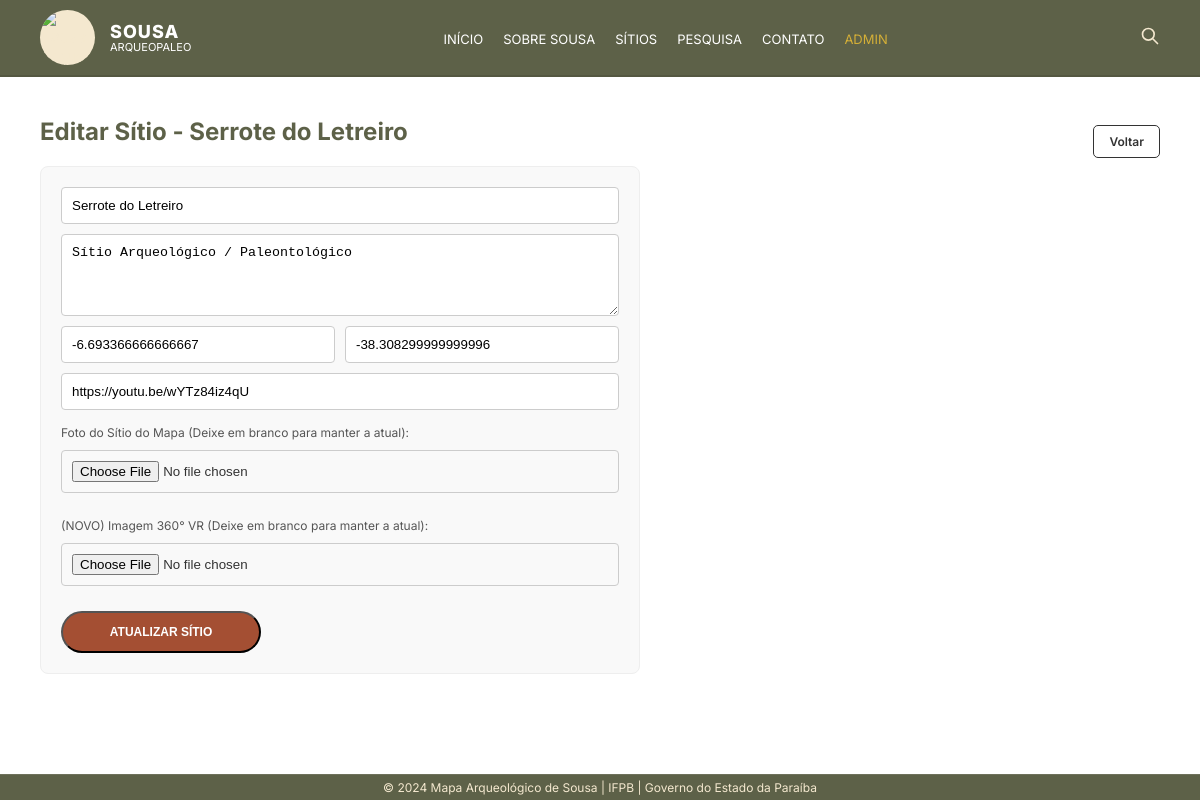
The app's page /admin/site/edit/24 (signed in), older data.
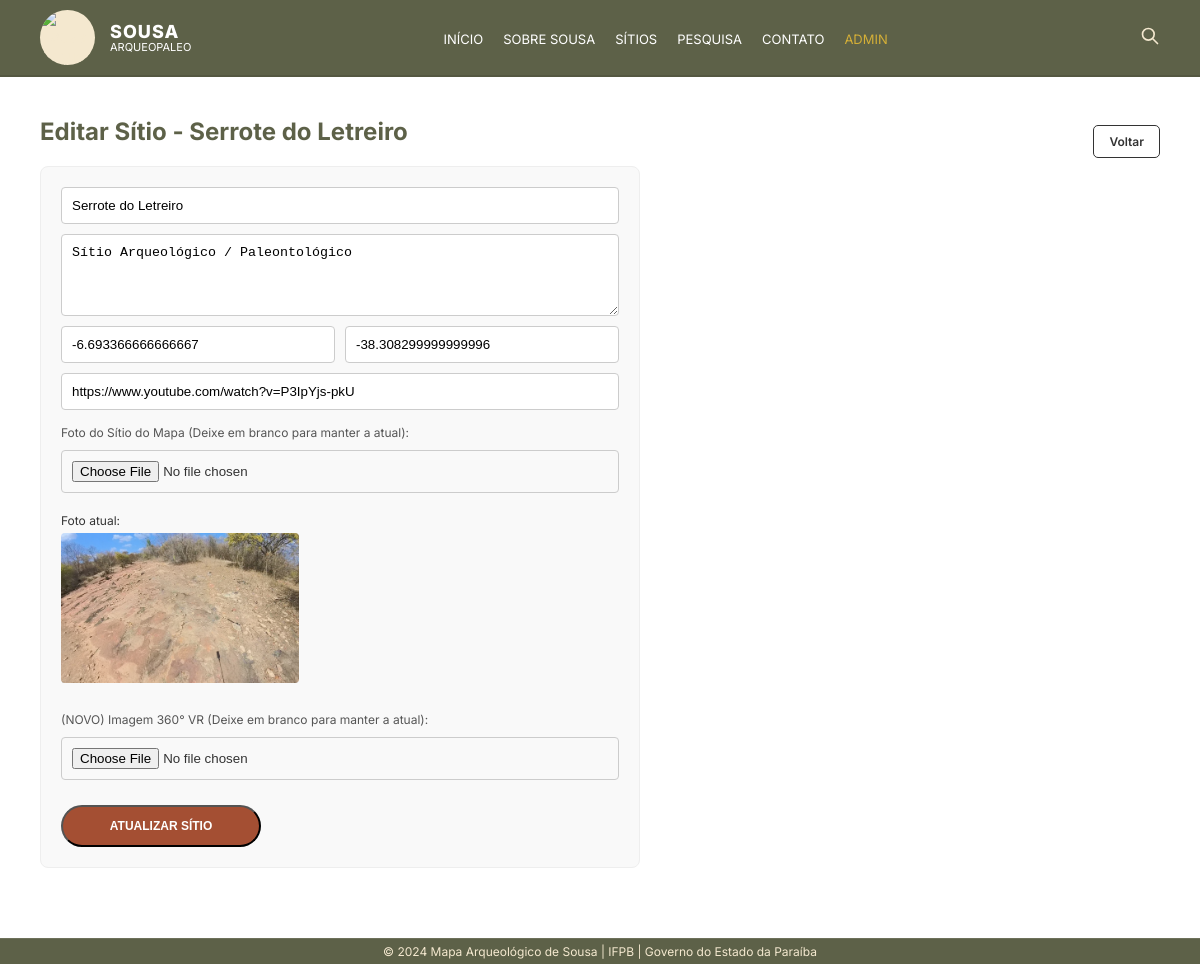
The same page, newer data.
### models.py (models this page shows)
class Site(db.Model):
    id = db.Column(db.Integer, primary_key=True)
    name = db.Column(db.String(200), nullable=False)
    description = db.Column(db.Text, nullable=True)
    latitude = db.Column(db.Float, nullable=False)
    longitude = db.Column(db.Float, nullable=False)
    youtube_url = db.Column(db.String(500), nullable=True)
    photo_filename = db.Column(db.String(255), nullable=True)
    image_vr_filename = db.Column(db.String(255), nullable=True)

### app.py (the view, shortened to what this page needs)
@app.route('/admin/site/edit/<int:id>', methods=['GET', 'POST'])
@login_required
def edit_site(id):
    site = Site.query.get_or_404(id)
    return render_template('edit_site.html', site=site)

### app.py (called while the page is built)
@login_manager.user_loader
def load_user(user_id):
    return User.query.get(int(user_id))

### templates/edit_site.html (shortened to what this page needs)
{% extends "base.html" %}
{% block content %}
<div class="admin-container">
    <div style="display:flex; justify-content:space-between; align-items:center;">
        <h2>Editar Sítio - {{ site.name }}</h2>
        <a href="{{ url_for('admin_dashboard') }}" class="btn-secondary" style="border: 1px solid #333;">Voltar</a>
    </div>
    <form class="admin-form" method="POST" action="{{ url_for('edit_site', id=site.id) }}" enctype="multipart/form-data" style="background:#f9f9f9; padding:20px; border-radius:8px; border:1px solid #eee;">
        <input type="text" name="name" value="{{ site.name }}" required>
        <textarea name="description" rows="4">{{ site.description or '' }}</textarea>
        <div style="display:flex; gap:10px;">
            <input type="number" step="any" name="latitude" value="{{ site.latitude }}" required style="flex:1;">
            <input type="number" step="any" name="longitude" value="{{ site.longitude }}" required style="flex:1;">
        </div>
        <input type="url" name="youtube_url" value="{{ site.youtube_url or '' }}" placeholder="URL do Vídeo no Youtube">
        <label style="font-size:12px; margin-top:5px; color:#555;">Foto do Sítio do Mapa (Deixe em branco para manter a atual):</label>
        <input type="file" name="photo" accept="image/*">
        {% if site.photo_filename %}
        <div style="margin-top: 10px;">
            <p style="font-size:12px; margin-bottom: 5px;">Foto atual:</p>
            <img src="{{ url_for('static', filename='uploads/' + site.photo_filename) }}" style="max-height: 150px; border-radius:4px;">
        </div>
        {% endif %}
        <label style="font-size:12px; margin-top:15px; color:#555;">(NOVO) Imagem 360° VR (Deixe em branco para manter a atual):</label>
        <input type="file" name="photo_vr" accept="image/*">
        <button type="submit" class="btn-primary" style="cursor:pointer; width:200px; margin-top:15px;">ATUALIZAR SÍTIO</button>
    </form>
</div>
{% endblock %}

### templates/base.html (shortened to what this page needs)
<!DOCTYPE html>
<html lang="pt-br">
<head>
    <link rel="stylesheet" href="https://unpkg.com/leaflet@1.9.4/dist/leaflet.css" />
    <link rel="stylesheet" href="{{ url_for('static', filename='css/style.css') }}">
</head>
<body>
    <header class="main-header">
        <div class="logo">
            <img src="{{ url_for('static', filename='img/logo.png') }}" class="logo-image" alt="Sousa Arqueopaleo Logo">
            <div class="logo-text">
                <h1>SOUSA</h1>
                <small>ARQUEOPALEO</small>
            </div>
        </div>
        <nav class="main-nav">
            <ul>
                <li><a href="{{ url_for('index') }}">INÍCIO</a></li>
                <li><a href="#">SOBRE SOUSA</a></li>
                <li><a href="#">SÍTIOS</a></li>
                <li><a href="#">PESQUISA</a></li>
                <li><a href="#">CONTATO</a></li>
                {% if current_user.is_authenticated %}
                <li><a href="{{ url_for('admin_dashboard') }}" style="color:#d4af37">ADMIN</a></li>
                {% endif %}
            </ul>
        </nav>
        <div class="search-icon">
            <svg width="20" height="20" fill="none" stroke="currentColor" stroke-width="2" viewBox="0 0 24 24"
                xmlns="http://www.w3.org/2000/svg">
                <path stroke-linecap="round" stroke-linejoin="round" d="M21 21l-6-6m2-5a7 7 0 11-14 0 7 7 0 0114 0z">
                </path>
            </svg>
        </div>
    </header>
    <main class="main-content">
        {% block content %}{% endblock %}
    </main>
    <footer class="main-footer">
        <p>© 2024 Mapa Arqueológico de Sousa | IFPB | Governo do Estado da Paraíba</p>
    </footer>
</body>
</html>

### static/css/style.css (style rules this page uses)
:root { --primary-color: #5d6148; --header-bg: #5d6148; --text-color: #f4e8cf; --highlight: #d1b88a; --card-bg: rgba(69, 73, 53, 0.95); --btn-color: #a44f33; --btn-hover: #b95d3e; }
* { box-sizing: border-box; margin: 0; padding: 0; }
body, html { height: 100%; font-family: 'Inter', sans-serif; background-color: var(--header-bg); color: var(--text-color); }
body { display: flex; flex-direction: column; }
.main-header { display: flex; justify-content: space-between; align-items: center; padding: 10px 40px; background-color: var(--header-bg); border-bottom: 2px solid rgba(0, 0, 0, 0.1); z-index: 1000; }
.logo { display: flex; align-items: center; gap: 15px; }
.logo-image { width: 55px; height: 55px; border-radius: 50%; object-fit: contain; background-color: var(--text-color); }
.logo-text h1 { font-size: 18px; font-weight: 800; letter-spacing: 1px; color: #fff; }
.logo-text small { font-size: 11px; font-weight: 400; color: #fff; display: block; margin-top: -2px; }
.main-nav ul { list-style: none; display: flex; gap: 20px; }
.main-nav a { text-decoration: none; color: #fff; font-weight: 400; font-size: 13px; transition: color 0.2s; }
.main-content { flex: 1; position: relative; display: flex; }
.btn-primary { display: block; background: var(--btn-color); color: #fff !important; text-align: center; padding: 12px 15px; text-decoration: none; border-radius: 25px; font-weight: 800; font-size: 12px; transition: background 0.3s, color 0.3s; width: 100%; }
.btn-secondary { display: inline-block; background: #fff; color: #333; text-align: center; padding: 8px 15px; text-decoration: none; border-radius: 5px; font-weight: 600; font-size: 12px; transition: background 0.3s; }
.main-footer { background: var(--header-bg); padding: 5px 20px; text-align: center; font-size: 12px; border-top: 1px solid rgba(255, 255, 255, 0.1); z-index: 1000; }
.admin-container { padding: 40px; background: #fff; color: #333; flex: 1; overflow-y: auto; }
.admin-container h2 { color: var(--header-bg); margin-bottom: 20px; }
.admin-form { display: flex; flex-direction: column; gap: 10px; max-width: 600px; margin-bottom: 30px; }
.admin-form input, .admin-form textarea { padding: 10px; border: 1px solid #ccc; border-radius: 4px; }

Row changes from the older to the newer data that the page shows:
changed Site "Serrote do Letreiro": youtube_url "https://youtu.be/wYTz84iz4qU" → "https://www.youtube.com/watch?v=P3IpYjs-pkU"; photo_filename: picture added
Text that changed along with them:
text now shown: "Foto atual:"
